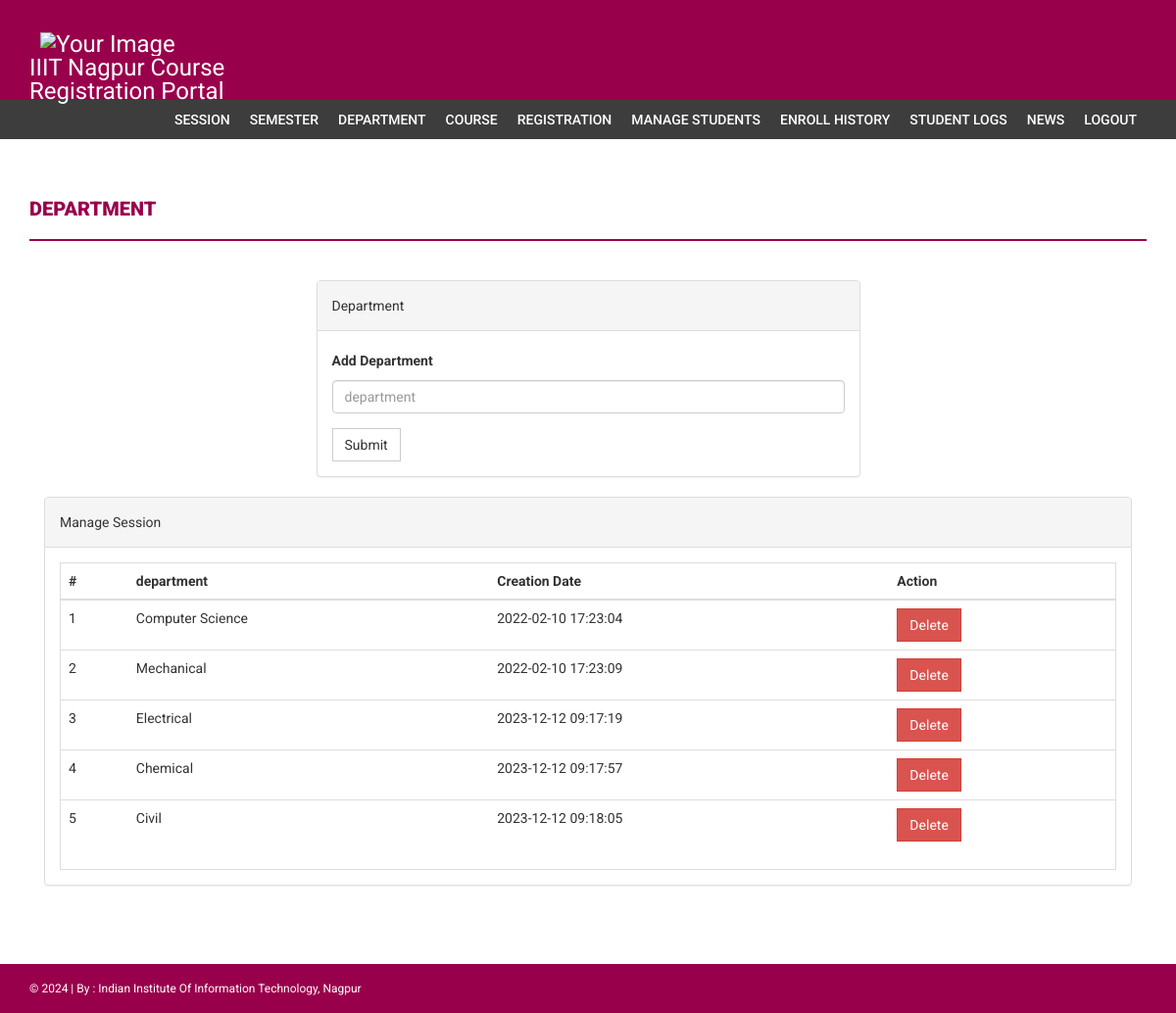
The page /admin/department.php (signed in) on the database its author committed.
### tables this page shows
CREATE TABLE `department` (
  `id` int NOT NULL,
  `department` varchar(255) DEFAULT NULL,
  `creationDate` timestamp NULL DEFAULT CURRENT_TIMESTAMP
);

### admin/department.php (the view, shortened to what this page needs)
<?php
if(strlen($_SESSION['alogin'])==0)
    {
header('location:index.php');
}
else{
?>
<!DOCTYPE html>
<html xmlns="http://www.w3.org/1999/xhtml">
<head>
    <link href="../assets/css/bootstrap.css" rel="stylesheet" />
    <link href="../assets/css/font-awesome.css" rel="stylesheet" />
    <link href="../assets/css/style.css" rel="stylesheet" />
</head>
<body>
<?php include('includes/header.php');?>
<?php if($_SESSION['alogin']!="")
{
 include('includes/menubar.php');
}
 ?>
    <div class="content-wrapper">
        <div class="container">
              <div class="row">
                    <div class="col-md-12">
                        <h1 class="page-head-line">Department  </h1>
                    </div>
                </div>
                <div class="row" >
                  <div class="col-md-3"></div>
                    <div class="col-md-6">
                        <div class="panel panel-default">
                        <div class="panel-heading">
                           Department
                        </div>
                        <div class="panel-body">
                       <form name="dept" method="post">
   <div class="form-group">
    <label for="department">Add Department  </label>
    <input type="text" class="form-control" id="department" name="department" placeholder="department" required />
  </div>
 <button type="submit" name="submit" class="btn btn-default">Submit</button>
</form>
                            </div>
                            </div>
                    </div>
                </div>
                <div class="col-md-12">
                    <div class="panel panel-default">
                        <div class="panel-heading">
                            Manage Session
                        </div>
                        <div class="panel-body">
                            <div class="table-responsive table-bordered">
                                <table class="table">
                                    <thead>
                                        <tr>
                                            <th>#</th>
                                            <th>department</th>
                                            <th>Creation Date</th>
                                            <th>Action</th>
                                        </tr>
                                    </thead>
                                    <tbody>
<?php
$sql=mysqli_query($con,"select * from department");
$cnt=1;
while($row=mysqli_fetch_array($sql))
{
?>
                                        <tr>
                                            <td><?php echo $cnt;?></td>
                                            <td><?php echo htmlentities($row['department']);?></td>
                                            <td><?php echo htmlentities($row['creationDate']);?></td>
                                            <td>
  <a href="department.php?id=<?php echo $row['id']?>&del=delete" onClick="return confirm('Are you sure you want to delete?')">
                                            <button class="btn btn-danger">Delete</button>
</a>
                                            </td>
                                        </tr>
<?php
$cnt++;
} ?>
                                    </tbody>
                                </table>
                            </div>
                        </div>
                    </div>
                </div>
            </div>
        </div>
  <?php include('includes/footer.php');?>
</body>
</html>
<?php } ?>

### assets/css/style.css (style rules this page uses)
body { font-family: 'Roboto', sans-serif; line-height: 30px; }
.content-wrapper { margin-top: 40px; min-height: 600px; padding-bottom: 60px; }
.page-head-line { font-weight: 900; padding-bottom: 20px; border-bottom: 2px solid rgb(153, 0, 76); text-transform: uppercase; color: rgb(153, 0, 76); font-size: 20px; margin-bottom: 40px; }
.btn { border-radius: 0px; -webkit-border-radius: 0px; -moz-border-radius: 0px; }

### rows shown on the page
department: department "Computer Science", creationDate "2022-02-10 17:23:04"
department: department "Mechanical", creationDate "2022-02-10 17:23:09"
department: department "Electrical", creationDate "2023-12-12 09:17:19"
department: department "Chemical", creationDate "2023-12-12 09:17:57"
department: department "Civil", creationDate "2023-12-12 09:18:05"
